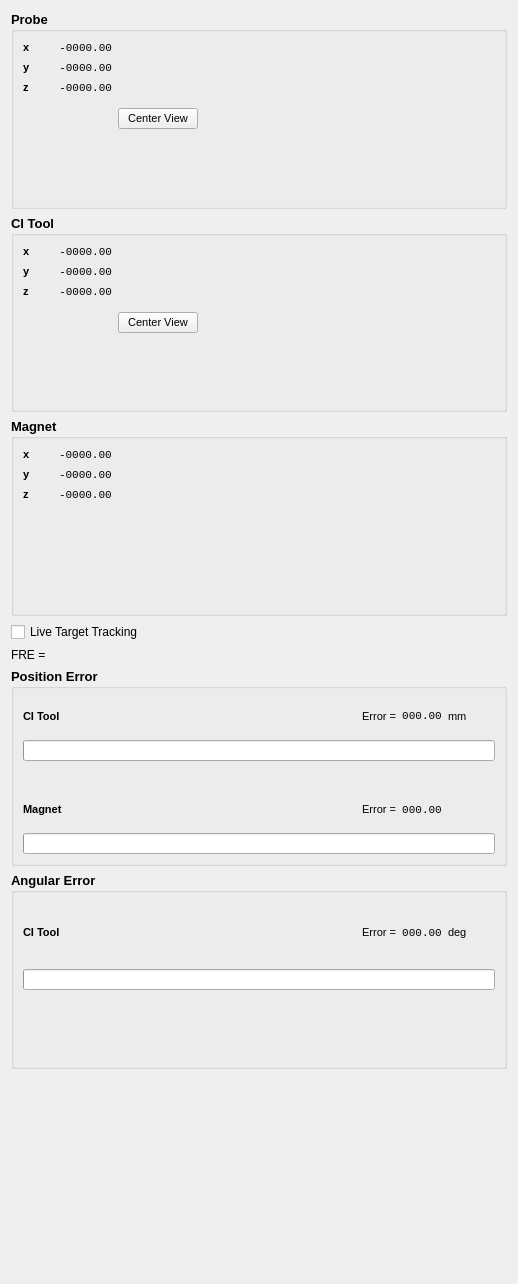
<?xml version="1.0" encoding="UTF-8"?>
<ui version="4.0">
 <class>Info</class>
 <widget class="QWidget" name="Info">
  <property name="geometry">
   <rect>
    <x>0</x>
    <y>0</y>
    <width>518</width>
    <height>1284</height>
   </rect>
  </property>
  <property name="minimumSize">
   <size>
    <width>0</width>
    <height>1284</height>
   </size>
  </property>
  <property name="windowTitle">
   <string>Form</string>
  </property>
  <layout class="QVBoxLayout" name="verticalLayout">
   <item>
    <widget class="QGroupBox" name="probeBox">
     <property name="font">
      <font>
       <pointsize>10</pointsize>
       <weight>75</weight>
       <bold>true</bold>
      </font>
     </property>
     <property name="title">
      <string>Probe</string>
     </property>
     <layout class="QHBoxLayout" name="horizontalLayout">
      <item>
       <layout class="QFormLayout" name="formLayout">
        <item row="0" column="0">
         <widget class="QLabel" name="label">
          <property name="minimumSize">
           <size>
            <width>30</width>
            <height>0</height>
           </size>
          </property>
          <property name="font">
           <font>
            <pointsize>8</pointsize>
            <weight>50</weight>
            <bold>false</bold>
           </font>
          </property>
          <property name="text">
           <string>&lt;b&gt;x&lt;/b&gt;</string>
          </property>
          <property name="textFormat">
           <enum>Qt::RichText</enum>
          </property>
         </widget>
        </item>
        <item row="0" column="1">
         <widget class="QLabel" name="label_probe_x">
          <property name="sizePolicy">
           <sizepolicy hsizetype="Preferred" vsizetype="Preferred">
            <horstretch>0</horstretch>
            <verstretch>0</verstretch>
           </sizepolicy>
          </property>
          <property name="minimumSize">
           <size>
            <width>0</width>
            <height>0</height>
           </size>
          </property>
          <property name="font">
           <font>
            <family>Lucida Console</family>
            <pointsize>8</pointsize>
            <weight>50</weight>
            <bold>false</bold>
           </font>
          </property>
          <property name="text">
           <string>-0000.00</string>
          </property>
          <property name="alignment">
           <set>Qt::AlignRight|Qt::AlignTrailing|Qt::AlignVCenter</set>
          </property>
         </widget>
        </item>
        <item row="1" column="0">
         <widget class="QLabel" name="label_2">
          <property name="font">
           <font>
            <pointsize>8</pointsize>
            <weight>50</weight>
            <bold>false</bold>
           </font>
          </property>
          <property name="text">
           <string>&lt;b&gt;y&lt;/b&gt;</string>
          </property>
          <property name="textFormat">
           <enum>Qt::RichText</enum>
          </property>
         </widget>
        </item>
        <item row="1" column="1">
         <widget class="QLabel" name="label_probe_y">
          <property name="minimumSize">
           <size>
            <width>0</width>
            <height>0</height>
           </size>
          </property>
          <property name="font">
           <font>
            <family>Lucida Console</family>
            <pointsize>8</pointsize>
            <weight>50</weight>
            <bold>false</bold>
           </font>
          </property>
          <property name="text">
           <string>-0000.00</string>
          </property>
          <property name="alignment">
           <set>Qt::AlignRight|Qt::AlignTrailing|Qt::AlignVCenter</set>
          </property>
         </widget>
        </item>
        <item row="2" column="0">
         <widget class="QLabel" name="label_3">
          <property name="font">
           <font>
            <pointsize>8</pointsize>
            <weight>50</weight>
            <bold>false</bold>
           </font>
          </property>
          <property name="text">
           <string>&lt;b&gt;z&lt;/b&gt;</string>
          </property>
         </widget>
        </item>
        <item row="2" column="1">
         <widget class="QLabel" name="label_probe_z">
          <property name="minimumSize">
           <size>
            <width>0</width>
            <height>0</height>
           </size>
          </property>
          <property name="font">
           <font>
            <family>Lucida Console</family>
            <pointsize>8</pointsize>
            <weight>50</weight>
            <bold>false</bold>
           </font>
          </property>
          <property name="text">
           <string>-0000.00</string>
          </property>
          <property name="alignment">
           <set>Qt::AlignRight|Qt::AlignTrailing|Qt::AlignVCenter</set>
          </property>
         </widget>
        </item>
       </layout>
      </item>
      <item>
       <widget class="QPushButton" name="button_centerProbe">
        <property name="font">
         <font>
          <pointsize>8</pointsize>
          <weight>50</weight>
          <bold>false</bold>
         </font>
        </property>
        <property name="text">
         <string>Center View</string>
        </property>
       </widget>
      </item>
      <item>
       <spacer name="horizontalSpacer">
        <property name="orientation">
         <enum>Qt::Horizontal</enum>
        </property>
        <property name="sizeHint" stdset="0">
         <size>
          <width>274</width>
          <height>20</height>
         </size>
        </property>
       </spacer>
      </item>
     </layout>
    </widget>
   </item>
   <item>
    <widget class="QGroupBox" name="CIToolBox">
     <property name="font">
      <font>
       <pointsize>10</pointsize>
       <weight>75</weight>
       <bold>true</bold>
      </font>
     </property>
     <property name="title">
      <string>CI Tool</string>
     </property>
     <layout class="QHBoxLayout" name="horizontalLayout_2">
      <item>
       <layout class="QFormLayout" name="formLayout_2">
        <item row="0" column="0">
         <widget class="QLabel" name="label_4">
          <property name="minimumSize">
           <size>
            <width>30</width>
            <height>0</height>
           </size>
          </property>
          <property name="font">
           <font>
            <pointsize>8</pointsize>
           </font>
          </property>
          <property name="text">
           <string>&lt;b&gt;x&lt;/b&gt;</string>
          </property>
          <property name="textFormat">
           <enum>Qt::RichText</enum>
          </property>
         </widget>
        </item>
        <item row="0" column="1">
         <widget class="QLabel" name="label_ci_x">
          <property name="minimumSize">
           <size>
            <width>0</width>
            <height>0</height>
           </size>
          </property>
          <property name="font">
           <font>
            <family>Lucida Console</family>
            <pointsize>8</pointsize>
            <weight>50</weight>
            <bold>false</bold>
           </font>
          </property>
          <property name="text">
           <string>-0000.00</string>
          </property>
          <property name="alignment">
           <set>Qt::AlignRight|Qt::AlignTrailing|Qt::AlignVCenter</set>
          </property>
         </widget>
        </item>
        <item row="1" column="0">
         <widget class="QLabel" name="label_5">
          <property name="font">
           <font>
            <pointsize>8</pointsize>
           </font>
          </property>
          <property name="text">
           <string>&lt;b&gt;y&lt;/b&gt;</string>
          </property>
          <property name="textFormat">
           <enum>Qt::RichText</enum>
          </property>
         </widget>
        </item>
        <item row="1" column="1">
         <widget class="QLabel" name="label_ci_y">
          <property name="font">
           <font>
            <family>Lucida Console</family>
            <pointsize>8</pointsize>
            <weight>50</weight>
            <bold>false</bold>
           </font>
          </property>
          <property name="text">
           <string>-0000.00</string>
          </property>
          <property name="alignment">
           <set>Qt::AlignRight|Qt::AlignTrailing|Qt::AlignVCenter</set>
          </property>
         </widget>
        </item>
        <item row="2" column="0">
         <widget class="QLabel" name="label_6">
          <property name="font">
           <font>
            <pointsize>8</pointsize>
           </font>
          </property>
          <property name="text">
           <string>&lt;b&gt;z&lt;/b&gt;</string>
          </property>
         </widget>
        </item>
        <item row="2" column="1">
         <widget class="QLabel" name="label_ci_z">
          <property name="font">
           <font>
            <family>Lucida Console</family>
            <pointsize>8</pointsize>
            <weight>50</weight>
            <bold>false</bold>
           </font>
          </property>
          <property name="text">
           <string>-0000.00</string>
          </property>
          <property name="alignment">
           <set>Qt::AlignRight|Qt::AlignTrailing|Qt::AlignVCenter</set>
          </property>
         </widget>
        </item>
       </layout>
      </item>
      <item>
       <widget class="QPushButton" name="button_centerCItool">
        <property name="font">
         <font>
          <pointsize>8</pointsize>
          <weight>50</weight>
          <bold>false</bold>
         </font>
        </property>
        <property name="text">
         <string>Center View</string>
        </property>
       </widget>
      </item>
      <item>
       <spacer name="horizontalSpacer_2">
        <property name="orientation">
         <enum>Qt::Horizontal</enum>
        </property>
        <property name="sizeHint" stdset="0">
         <size>
          <width>342</width>
          <height>20</height>
         </size>
        </property>
       </spacer>
      </item>
     </layout>
    </widget>
   </item>
   <item>
    <widget class="QGroupBox" name="MagnetBox">
     <property name="font">
      <font>
       <pointsize>10</pointsize>
       <weight>75</weight>
       <bold>true</bold>
      </font>
     </property>
     <property name="title">
      <string>Magnet</string>
     </property>
     <layout class="QHBoxLayout" name="horizontalLayout_3">
      <item>
       <layout class="QFormLayout" name="formLayout_3">
        <item row="0" column="0">
         <widget class="QLabel" name="label_7">
          <property name="minimumSize">
           <size>
            <width>30</width>
            <height>0</height>
           </size>
          </property>
          <property name="font">
           <font>
            <pointsize>8</pointsize>
           </font>
          </property>
          <property name="text">
           <string>&lt;b&gt;x&lt;/b&gt;</string>
          </property>
          <property name="textFormat">
           <enum>Qt::RichText</enum>
          </property>
         </widget>
        </item>
        <item row="0" column="1">
         <widget class="QLabel" name="label_mag_x">
          <property name="font">
           <font>
            <family>Lucida Console</family>
            <pointsize>8</pointsize>
            <weight>50</weight>
            <bold>false</bold>
           </font>
          </property>
          <property name="text">
           <string>-0000.00</string>
          </property>
         </widget>
        </item>
        <item row="1" column="0">
         <widget class="QLabel" name="label_8">
          <property name="font">
           <font>
            <pointsize>8</pointsize>
           </font>
          </property>
          <property name="text">
           <string>&lt;b&gt;y&lt;/b&gt;</string>
          </property>
          <property name="textFormat">
           <enum>Qt::RichText</enum>
          </property>
         </widget>
        </item>
        <item row="1" column="1">
         <widget class="QLabel" name="label_mag_y">
          <property name="font">
           <font>
            <family>Lucida Console</family>
            <pointsize>8</pointsize>
            <weight>50</weight>
            <bold>false</bold>
           </font>
          </property>
          <property name="text">
           <string>-0000.00</string>
          </property>
         </widget>
        </item>
        <item row="2" column="0">
         <widget class="QLabel" name="label_9">
          <property name="font">
           <font>
            <pointsize>8</pointsize>
           </font>
          </property>
          <property name="text">
           <string>&lt;b&gt;z&lt;/b&gt;</string>
          </property>
         </widget>
        </item>
        <item row="2" column="1">
         <widget class="QLabel" name="label_mag_z">
          <property name="font">
           <font>
            <family>Lucida Console</family>
            <pointsize>8</pointsize>
            <weight>50</weight>
            <bold>false</bold>
           </font>
          </property>
          <property name="text">
           <string>-0000.00</string>
          </property>
         </widget>
        </item>
       </layout>
      </item>
      <item>
       <spacer name="horizontalSpacer_3">
        <property name="orientation">
         <enum>Qt::Horizontal</enum>
        </property>
        <property name="sizeHint" stdset="0">
         <size>
          <width>40</width>
          <height>20</height>
         </size>
        </property>
       </spacer>
      </item>
     </layout>
    </widget>
   </item>
   <item>
    <widget class="QCheckBox" name="checkBox_LiveTarget">
     <property name="font">
      <font>
       <pointsize>9</pointsize>
      </font>
     </property>
     <property name="text">
      <string>Live Target Tracking</string>
     </property>
     <property name="checkable">
      <bool>false</bool>
     </property>
     <property name="checked">
      <bool>false</bool>
     </property>
    </widget>
   </item>
   <item>
    <widget class="QLabel" name="label_FRE">
     <property name="enabled">
      <bool>true</bool>
     </property>
     <property name="sizePolicy">
      <sizepolicy hsizetype="Preferred" vsizetype="Fixed">
       <horstretch>0</horstretch>
       <verstretch>0</verstretch>
      </sizepolicy>
     </property>
     <property name="font">
      <font>
       <pointsize>9</pointsize>
      </font>
     </property>
     <property name="text">
      <string>FRE = </string>
     </property>
    </widget>
   </item>
   <item>
    <widget class="QGroupBox" name="ErrorBox_position">
     <property name="font">
      <font>
       <pointsize>10</pointsize>
       <weight>75</weight>
       <bold>true</bold>
      </font>
     </property>
     <property name="title">
      <string>Position Error</string>
     </property>
     <layout class="QGridLayout" name="gridLayout">
      <item row="0" column="3">
       <widget class="QLabel" name="label_ci_err_pos">
        <property name="font">
         <font>
          <family>Lucida Console</family>
          <pointsize>8</pointsize>
          <weight>50</weight>
          <bold>false</bold>
         </font>
        </property>
        <property name="text">
         <string>000.00</string>
        </property>
        <property name="alignment">
         <set>Qt::AlignCenter</set>
        </property>
       </widget>
      </item>
      <item row="3" column="6">
       <widget class="QLabel" name="label_mag_status">
        <property name="font">
         <font>
          <pointsize>8</pointsize>
          <weight>50</weight>
          <bold>false</bold>
         </font>
        </property>
        <property name="text">
         <string/>
        </property>
        <property name="alignment">
         <set>Qt::AlignRight|Qt::AlignTrailing|Qt::AlignVCenter</set>
        </property>
       </widget>
      </item>
      <item row="0" column="0">
       <widget class="QLabel" name="label_text_CITool_pos">
        <property name="font">
         <font>
          <pointsize>8</pointsize>
         </font>
        </property>
        <property name="text">
         <string>CI Tool</string>
        </property>
       </widget>
      </item>
      <item row="1" column="0" colspan="7">
       <widget class="QProgressBar" name="progressBar_CI_err_pos">
        <property name="sizePolicy">
         <sizepolicy hsizetype="Expanding" vsizetype="Fixed">
          <horstretch>0</horstretch>
          <verstretch>0</verstretch>
         </sizepolicy>
        </property>
        <property name="font">
         <font>
          <pointsize>8</pointsize>
         </font>
        </property>
        <property name="value">
         <number>0</number>
        </property>
        <property name="textVisible">
         <bool>false</bool>
        </property>
        <property name="format">
         <string/>
        </property>
       </widget>
      </item>
      <item row="4" column="0" colspan="7">
       <widget class="QProgressBar" name="progressBar_mag_err">
        <property name="font">
         <font>
          <pointsize>8</pointsize>
         </font>
        </property>
        <property name="value">
         <number>0</number>
        </property>
        <property name="textVisible">
         <bool>false</bool>
        </property>
        <property name="invertedAppearance">
         <bool>false</bool>
        </property>
        <property name="textDirection">
         <enum>QProgressBar::BottomToTop</enum>
        </property>
        <property name="format">
         <string/>
        </property>
       </widget>
      </item>
      <item row="0" column="6">
       <widget class="QLabel" name="label_ci_status">
        <property name="font">
         <font>
          <pointsize>8</pointsize>
          <weight>50</weight>
          <bold>false</bold>
         </font>
        </property>
        <property name="text">
         <string/>
        </property>
        <property name="alignment">
         <set>Qt::AlignRight|Qt::AlignTrailing|Qt::AlignVCenter</set>
        </property>
       </widget>
      </item>
      <item row="3" column="0">
       <widget class="QLabel" name="label_text_Magnet">
        <property name="font">
         <font>
          <pointsize>8</pointsize>
         </font>
        </property>
        <property name="text">
         <string>Magnet</string>
        </property>
       </widget>
      </item>
      <item row="3" column="3">
       <widget class="QLabel" name="label_mag_err">
        <property name="font">
         <font>
          <family>Lucida Console</family>
          <pointsize>8</pointsize>
          <weight>50</weight>
          <bold>false</bold>
         </font>
        </property>
        <property name="text">
         <string>000.00</string>
        </property>
        <property name="alignment">
         <set>Qt::AlignCenter</set>
        </property>
       </widget>
      </item>
      <item row="2" column="0" colspan="7">
       <spacer name="verticalSpacer">
        <property name="orientation">
         <enum>Qt::Vertical</enum>
        </property>
        <property name="sizeType">
         <enum>QSizePolicy::Fixed</enum>
        </property>
        <property name="sizeHint" stdset="0">
         <size>
          <width>20</width>
          <height>25</height>
         </size>
        </property>
       </spacer>
      </item>
      <item row="0" column="2">
       <widget class="QLabel" name="label_text_error2_2">
        <property name="font">
         <font>
          <pointsize>8</pointsize>
          <weight>50</weight>
          <italic>false</italic>
          <bold>false</bold>
         </font>
        </property>
        <property name="text">
         <string>Error =</string>
        </property>
        <property name="alignment">
         <set>Qt::AlignRight|Qt::AlignTrailing|Qt::AlignVCenter</set>
        </property>
       </widget>
      </item>
      <item row="3" column="2">
       <widget class="QLabel" name="label_text_error2">
        <property name="font">
         <font>
          <pointsize>8</pointsize>
          <weight>50</weight>
          <bold>false</bold>
         </font>
        </property>
        <property name="text">
         <string>Error =</string>
        </property>
        <property name="alignment">
         <set>Qt::AlignRight|Qt::AlignTrailing|Qt::AlignVCenter</set>
        </property>
       </widget>
      </item>
      <item row="0" column="4">
       <widget class="QLabel" name="label_text_error2_3">
        <property name="font">
         <font>
          <pointsize>8</pointsize>
          <weight>50</weight>
          <italic>false</italic>
          <bold>false</bold>
         </font>
        </property>
        <property name="text">
         <string>mm</string>
        </property>
        <property name="alignment">
         <set>Qt::AlignLeading|Qt::AlignLeft|Qt::AlignVCenter</set>
        </property>
       </widget>
      </item>
      <item row="0" column="1">
       <spacer name="horizontalSpacer_4">
        <property name="orientation">
         <enum>Qt::Horizontal</enum>
        </property>
        <property name="sizeHint" stdset="0">
         <size>
          <width>40</width>
          <height>20</height>
         </size>
        </property>
       </spacer>
      </item>
      <item row="3" column="1">
       <spacer name="horizontalSpacer_5">
        <property name="orientation">
         <enum>Qt::Horizontal</enum>
        </property>
        <property name="sizeHint" stdset="0">
         <size>
          <width>40</width>
          <height>20</height>
         </size>
        </property>
       </spacer>
      </item>
      <item row="0" column="5">
       <spacer name="horizontalSpacer_7">
        <property name="orientation">
         <enum>Qt::Horizontal</enum>
        </property>
        <property name="sizeType">
         <enum>QSizePolicy::Fixed</enum>
        </property>
        <property name="sizeHint" stdset="0">
         <size>
          <width>10</width>
          <height>20</height>
         </size>
        </property>
       </spacer>
      </item>
     </layout>
    </widget>
   </item>
   <item>
    <widget class="QGroupBox" name="ErrorBox_angle">
     <property name="font">
      <font>
       <pointsize>10</pointsize>
       <weight>75</weight>
       <bold>true</bold>
      </font>
     </property>
     <property name="title">
      <string>Angular Error</string>
     </property>
     <layout class="QGridLayout" name="gridLayout_4">
      <item row="0" column="3">
       <widget class="QLabel" name="label_ci_err_ang">
        <property name="font">
         <font>
          <family>Lucida Console</family>
          <pointsize>8</pointsize>
          <weight>50</weight>
          <bold>false</bold>
         </font>
        </property>
        <property name="text">
         <string>000.00</string>
        </property>
        <property name="alignment">
         <set>Qt::AlignCenter</set>
        </property>
       </widget>
      </item>
      <item row="1" column="0" colspan="7">
       <widget class="QProgressBar" name="progressBar_CI_err_ang">
        <property name="sizePolicy">
         <sizepolicy hsizetype="Expanding" vsizetype="Fixed">
          <horstretch>0</horstretch>
          <verstretch>0</verstretch>
         </sizepolicy>
        </property>
        <property name="font">
         <font>
          <pointsize>8</pointsize>
         </font>
        </property>
        <property name="value">
         <number>0</number>
        </property>
        <property name="textVisible">
         <bool>false</bool>
        </property>
        <property name="format">
         <string/>
        </property>
       </widget>
      </item>
      <item row="0" column="4">
       <widget class="QLabel" name="label_text_error2_4">
        <property name="font">
         <font>
          <pointsize>8</pointsize>
          <weight>50</weight>
          <italic>false</italic>
          <bold>false</bold>
         </font>
        </property>
        <property name="text">
         <string>deg</string>
        </property>
        <property name="alignment">
         <set>Qt::AlignLeading|Qt::AlignLeft|Qt::AlignVCenter</set>
        </property>
       </widget>
      </item>
      <item row="0" column="1">
       <spacer name="horizontalSpacer_6">
        <property name="orientation">
         <enum>Qt::Horizontal</enum>
        </property>
        <property name="sizeHint" stdset="0">
         <size>
          <width>40</width>
          <height>20</height>
         </size>
        </property>
       </spacer>
      </item>
      <item row="0" column="6">
       <widget class="QLabel" name="label_ci_status_ang">
        <property name="font">
         <font>
          <pointsize>8</pointsize>
          <weight>50</weight>
          <bold>false</bold>
         </font>
        </property>
        <property name="text">
         <string/>
        </property>
        <property name="alignment">
         <set>Qt::AlignRight|Qt::AlignTrailing|Qt::AlignVCenter</set>
        </property>
       </widget>
      </item>
      <item row="0" column="2">
       <widget class="QLabel" name="label_text_error2_5">
        <property name="font">
         <font>
          <pointsize>8</pointsize>
          <weight>50</weight>
          <italic>false</italic>
          <bold>false</bold>
         </font>
        </property>
        <property name="text">
         <string>Error =</string>
        </property>
        <property name="alignment">
         <set>Qt::AlignRight|Qt::AlignTrailing|Qt::AlignVCenter</set>
        </property>
       </widget>
      </item>
      <item row="2" column="6">
       <widget class="QLabel" name="label_mag_status_3">
        <property name="font">
         <font>
          <pointsize>8</pointsize>
          <weight>50</weight>
          <bold>false</bold>
         </font>
        </property>
        <property name="text">
         <string/>
        </property>
        <property name="alignment">
         <set>Qt::AlignRight|Qt::AlignTrailing|Qt::AlignVCenter</set>
        </property>
       </widget>
      </item>
      <item row="0" column="0">
       <widget class="QLabel" name="label_text_CITool_ang">
        <property name="font">
         <font>
          <pointsize>8</pointsize>
         </font>
        </property>
        <property name="text">
         <string>CI Tool</string>
        </property>
       </widget>
      </item>
      <item row="0" column="5">
       <spacer name="horizontalSpacer_8">
        <property name="orientation">
         <enum>Qt::Horizontal</enum>
        </property>
        <property name="sizeType">
         <enum>QSizePolicy::Fixed</enum>
        </property>
        <property name="sizeHint" stdset="0">
         <size>
          <width>10</width>
          <height>20</height>
         </size>
        </property>
       </spacer>
      </item>
     </layout>
    </widget>
   </item>
   <item>
    <layout class="QHBoxLayout" name="Logos">
     <property name="spacing">
      <number>0</number>
     </property>
     <property name="leftMargin">
      <number>0</number>
     </property>
     <item>
      <widget class="QLabel" name="logo_VUeng">
       <property name="enabled">
        <bool>true</bool>
       </property>
       <property name="text">
        <string/>
       </property>
       <property name="pixmap">
        <pixmap resource="vtk_test_resources.qrc">:/images/Resources/engineering_logo1_small.tif</pixmap>
       </property>
       <property name="alignment">
        <set>Qt::AlignBottom|Qt::AlignRight|Qt::AlignTrailing</set>
       </property>
      </widget>
     </item>
     <item>
      <widget class="QLabel" name="logo_medlab">
       <property name="text">
        <string/>
       </property>
       <property name="pixmap">
        <pixmap resource="vtk_test_resources.qrc">:/images/Resources/medlab_logo.jpg</pixmap>
       </property>
       <property name="scaledContents">
        <bool>false</bool>
       </property>
       <property name="alignment">
        <set>Qt::AlignBottom|Qt::AlignLeading|Qt::AlignLeft</set>
       </property>
       <property name="indent">
        <number>-1</number>
       </property>
      </widget>
     </item>
    </layout>
   </item>
  </layout>
 </widget>
 <resources>
  <include location="vtk_test_resources.qrc"/>
 </resources>
 <connections/>
</ui>
